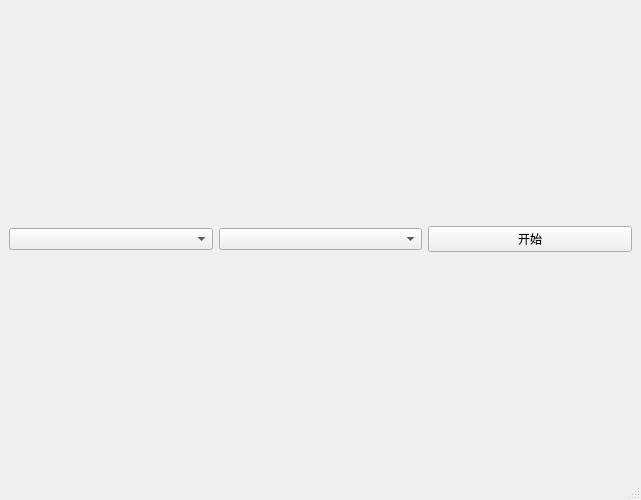
<?xml version="1.0" encoding="UTF-8"?>
<ui version="4.0">
 <class>MainWindow</class>
 <widget class="QMainWindow" name="MainWindow">
  <property name="geometry">
   <rect>
    <x>0</x>
    <y>0</y>
    <width>641</width>
    <height>500</height>
   </rect>
  </property>
  <property name="windowTitle">
   <string>MainWindow</string>
  </property>
  <widget class="QWidget" name="centralwidget">
   <layout class="QVBoxLayout" name="verticalLayout">
    <item>
     <layout class="QHBoxLayout" name="horizontalLayout">
      <item>
       <widget class="QComboBox" name="type"/>
      </item>
      <item>
       <widget class="QComboBox" name="devices"/>
      </item>
      <item>
       <widget class="QPushButton" name="pushButton">
        <property name="text">
         <string>开始</string>
        </property>
       </widget>
      </item>
     </layout>
    </item>
   </layout>
  </widget>
  <widget class="QMenuBar" name="menubar">
   <property name="geometry">
    <rect>
     <x>0</x>
     <y>0</y>
     <width>641</width>
     <height>21</height>
    </rect>
   </property>
  </widget>
  <widget class="QStatusBar" name="statusbar"/>
 </widget>
 <resources/>
 <connections/>
</ui>
